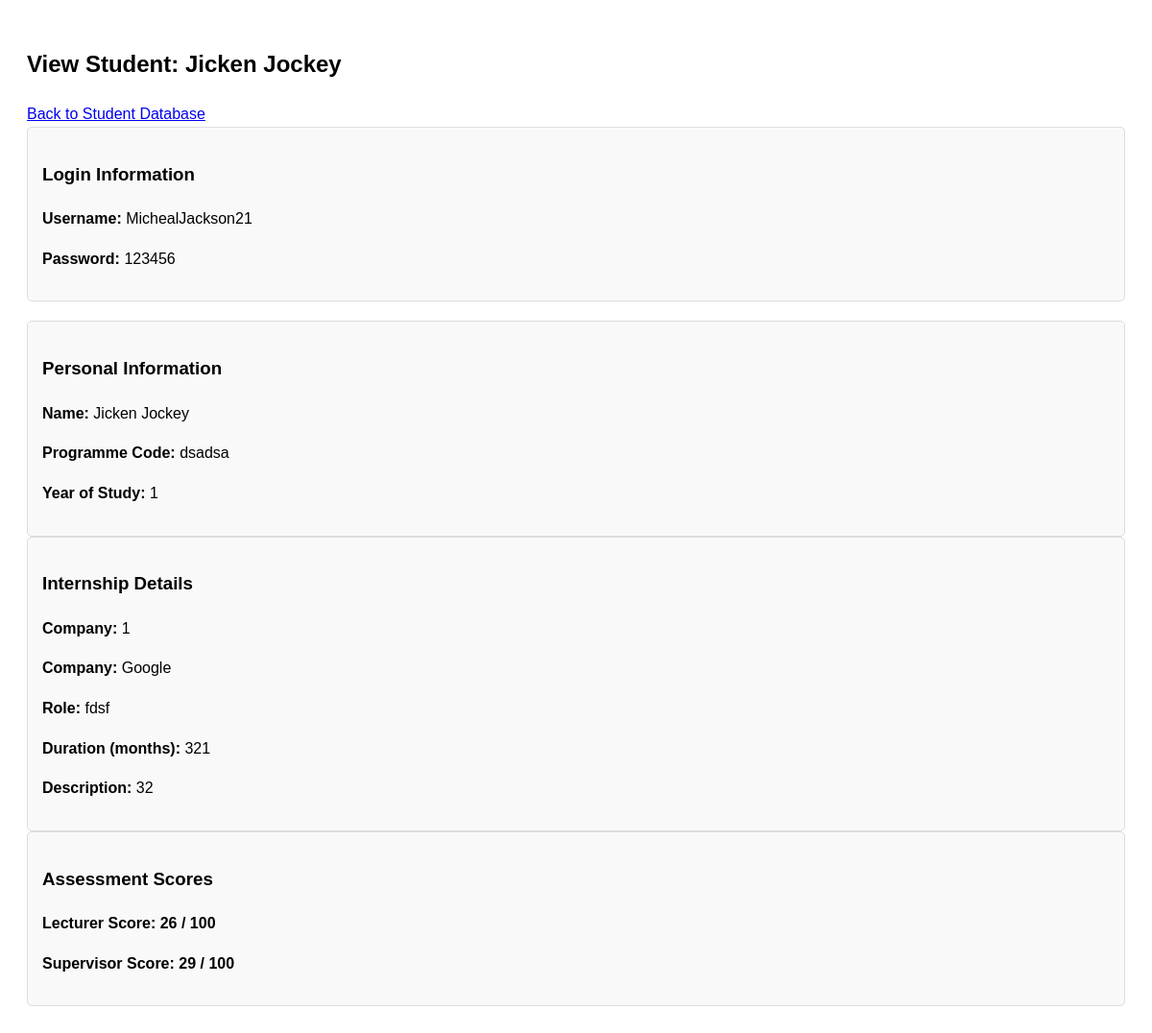
The app's page /AdminDashboard/StudentFunctions/ViewStudent.php?id=1 (signed in) with its own data.
### tables this page shows
CREATE TABLE `studentaccountlist` (
  `StudentAccountID` int(11) NOT NULL,
  `Password` varchar(100) NOT NULL,
  `Username` varchar(100) NOT NULL,
  `AdminAccountID` int(11) NOT NULL
);

CREATE TABLE `studentprofile` (
  `StudentProfileID` int(11) NOT NULL,
  `StudentAccountID` int(11) NOT NULL,
  `FirstName` varchar(100) NOT NULL,
  `LastName` varchar(100) NOT NULL,
  `ProgrammeCode` varchar(100) NOT NULL,
  `YearOfStudy` int(11) NOT NULL,
  `AssesorAccountIDLect` int(11) DEFAULT NULL,
  `AssesorAccountIDSuper` int(11) DEFAULT NULL
);

CREATE TABLE `internship` (
  `InternshipID` int(11) NOT NULL,
  `StudentAccountID` int(11) NOT NULL,
  `CompanyINT` int(11) DEFAULT NULL,
  `Role` varchar(100) NOT NULL,
  `Months_duration` int(11) NOT NULL,
  `Description` varchar(200) DEFAULT NULL
);

CREATE TABLE `companynamelist` (
  `CompanyInt` int(11) NOT NULL,
  `CompanyName` varchar(100) NOT NULL,
  `CompanyAddress` varchar(100) DEFAULT NULL,
  `CompanyType` enum('Technology','Finance','Healthcare','Engineering','Media','Other') DEFAULT NULL,
  `ContactNumber` varchar(100) DEFAULT NULL,
  `EmailContact` varchar(100) DEFAULT NULL
);

CREATE TABLE `assessmentrecords` (
  `AssessmentCode` int(11) NOT NULL,
  `StudentID` int(11) NOT NULL,
  `AssesorType` enum('Lecturer','Supervisor') NOT NULL,
  `Feedback` varchar(300) DEFAULT NULL,
  `understand_project` float DEFAULT NULL,
  `health_and_safety` float DEFAULT NULL,
  `connectivity` float DEFAULT NULL,
  `presentation` float DEFAULT NULL,
  `clarity` float DEFAULT NULL,
  `activities` float DEFAULT NULL,
  `project_management` float DEFAULT NULL,
  `time_management` float DEFAULT NULL,
  `Internship_Score` int(11) DEFAULT NULL
);

### ExecutePStatement.php (called while the page is built, shortened)
<?php
function executePreparedStatement($sql, $params) {
    global $conn;
    $stmt = $conn->prepare($sql);
    if (!empty($params)) {
        $stmt->bind_param(str_repeat('s', count($params)), ...$params);
    }
    if (stripos($sql, "SELECT") === 0) {
        $stmt->execute();
        $result = $stmt->get_result();
    } else {
        $result = $stmt->execute();
    }
    return $result;
}
?>

### AdminDashboard/StudentFunctions/ViewStudent.php (the view, shortened to what this page needs)
<?php
include '../../Connection.php';
include '../../ExecutePStatement.php';
$studentID = $_GET['id'] ?? $_POST['id'] ?? null;
$fetchSql = "SELECT acc.Username, acc.Password, prof.*,
                    intern.CompanyINT, intern.Role, intern.Months_duration, intern.Description,
                    comp.CompanyName,
                    ar_lect.Internship_Score AS LectScore,
                    ar_super.Internship_Score AS SuperScore
             FROM studentaccountlist acc
             JOIN studentprofile prof ON acc.StudentAccountID = prof.StudentAccountID
             LEFT JOIN internship intern ON acc.StudentAccountID = intern.StudentAccountID
             LEFT JOIN companynamelist comp ON intern.CompanyINT = comp.CompanyInt
             LEFT JOIN assessmentrecords ar_lect ON acc.StudentAccountID = ar_lect.StudentID AND ar_lect.AssesorType = 'Lecturer'
             LEFT JOIN assessmentrecords ar_super ON acc.StudentAccountID = ar_super.StudentID AND ar_super.AssesorType = 'Supervisor'
             WHERE acc.StudentAccountID = ?";
$fetchResult = executePreparedStatement($fetchSql, [$studentID]);
$studentData = $fetchResult->fetch_assoc();
?>
<!DOCTYPE html>
<html lang="en">
<head>
</head>
<body>
    <h2>View Student: <?php echo htmlspecialchars($studentData['FirstName'] . " " . $studentData['LastName']); ?></h2>
    <a href="../Databases/StudentDatabase.php">Back to Student Database</a>
    <div style="background-color: #f9f9f9; border: 1px solid #ddd; padding: 15px; border-radius: 5px; margin-bottom: 20px;">
        <h3>Login Information</h3>
        <p><strong>Username:</strong> <?php echo htmlspecialchars($studentData['Username']); ?></p>
        <p><strong>Password:</strong> <?php echo htmlspecialchars($studentData['Password']); ?></p>
    </div>
    <div style="background-color: #f9f9f9; border: 1px solid #ddd; padding: 15px; border-radius: 5px;">
        <h3>Personal Information</h3>
        <p><strong>Name:</strong> <?php echo htmlspecialchars($studentData['FirstName'] . " " . $studentData['LastName']); ?></p>
        <p><strong>Programme Code:</strong> <?php echo htmlspecialchars($studentData['ProgrammeCode']); ?></p>
        <p><strong>Year of Study:</strong> <?php echo htmlspecialchars($studentData['YearOfStudy']); ?></p>
    </div>
    <div style="background-color: #f9f9f9; border: 1px solid #ddd; padding: 15px; border-radius: 5px;">
        <h3>Internship Details</h3>
        <p><strong>Company:</strong> <?php echo htmlspecialchars($studentData['CompanyINT'] ?? 'N/A'); ?></p>
        <p><strong>Company:</strong> <?php echo htmlspecialchars($studentData['CompanyName'] ?? 'N/A'); ?></p>
        <p><strong>Role:</strong> <?php echo htmlspecialchars($studentData['Role'] ?? 'N/A'); ?></p>
        <p><strong>Duration (months):</strong> <?php echo htmlspecialchars($studentData['Months_duration'] ?? 'N/A'); ?></p>
        <p><strong>Description:</strong> <?php echo nl2br(htmlspecialchars($studentData['Description'] ?? 'N/A')); ?></p>
    </div>
    <div  style="background-color: #f9f9f9; border: 1px solid #ddd; padding: 15px; border-radius: 5px;">
        <h3>Assessment Scores</h3>
        <p><strong>Lecturer Score:</strong>
            <?php
                if (isset($studentData['LectScore'])) {
                    echo "<b>" . $studentData['LectScore'] . " / 100</b>";
                } else {
                    echo "<span>Not Graded Yet</span>";
                }
            ?>
        </p>
        <p><strong>Supervisor Score:</strong>
            <?php
                if (isset($studentData['SuperScore'])) {
                    echo "<b>" . $studentData['SuperScore'] . " / 100</b>";
                } else {
                    echo "<span>Not Graded Yet</span>";
                }
            ?>
        </p>
    </div>
</body>
</html>

### AdminDashboard/StudentFunctions/ViewStudent.php (style rules this page uses)
body { font-family: sans-serif; line-height: 1.6; padding: 20px; }

### records on screen
studentaccountlist: studentprofile.FirstName+LastName "Jicken Jockey", Username "MichealJackson21", Password "123456", studentprofile.ProgrammeCode "dsadsa", studentprofile.YearOfStudy "1", internship.CompanyINT "1", companynamelist.CompanyName "Google", internship.Role "fdsf", internship.Months_duration "321", internship.Description "32", assessmentrecords.Internship_Score "26", assessmentrecords.Internship_Score "29"
